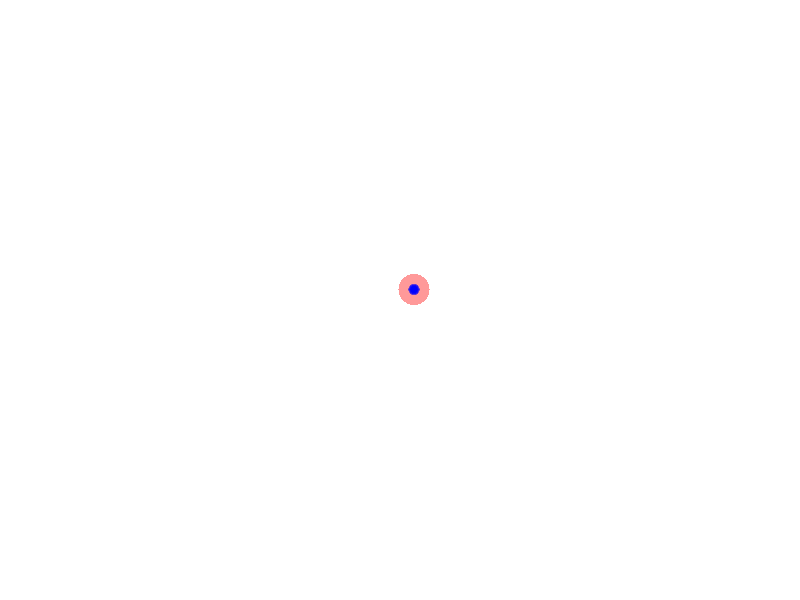

The MATLAB script that drew this image: (Note: this script raises an error after producing the figure.)
clc; close all; clear;

% Spatial Coordinates
Nx = 100;
Ny = 100;

DX = 10e-9;
DY = 10e-9;

X = linspace(-DX/2,DX/2,Nx);
Y = linspace(-DY/2,DY/2,Ny);
grid = meshgrid(X,Y);
Z0 = 1e-9;

% Material Properties
eps0 = 8.85418e-12;
epsr = 80;
sigma = 1;
eps = epsr*eps0;
wp = sigma / eps; % Plasma frequency [rad / s]
taup = 1/wp; % Plasma time constant [s]

% Path properties
f = 1e9;
T = 1/f;
w = 2*pi*f;
A = 2.5e-9;
q = 1;

% Time Vectors
Nt = 200;
t = linspace(0,2*T,Nt);
Pc = ([1;0;0] * A.*sin(w.*t)).';

% Generate a vector of virtual charges length Nvc. The charges should
% decay according to the plasma time constant. The decay per charge is
% determined by the virtual charge time constant.
Nvc = 20;
Ntau = 3;
tauvc = Ntau * taup / Nvc; 

i = (1:1:Nvc);
qvc = exp(-i.*tauvc/taup);
% The vector schould be scaled such that q + sum(qn) = 0
scale = -q / sum(qvc);
qvc = qvc.*scale;

h = figure;
axis tight manual % this ensures that getframe() returns a consistent size
filename = '1GHz.gif';

c1 = 'r';
c2 = 'b';
sz = 500;
alpha = 0.4;

for i = 1:Nt
    
    scatter(Pc(i,1),Pc(i,2),sz*q,c1,'filled','MarkerFaceAlpha',alpha,'MarkerEdgeAlpha',alpha);
    xlim([-DX/2, DX/2]);
    ylim([-DY/2, DY/2]);
    
    hold on
    for n = 1:Nvc
        tvc = t(i) - tauvc*n;
        if tvc < 0
            Pvc = [0,0,0];
        else
            Pvc = interp1(t,Pc,tvc);
        end
        scatter(Pvc(1),Pvc(2),abs(sz*qvc(n)),c2,'filled','MarkerFaceAlpha',alpha,'MarkerEdgeAlpha',alpha);
    end
    hold off
    
    set(gcf, 'color', 'white');
    set(gca,'visible','off')

    drawnow 
    % Capture the plot as an image 
    frame = getframe(h); 
    im = frame2im(frame); 
    [imind,cm] = rgb2ind(im,256); 
    % Write to the GIF File 
    if i == 1 
      imwrite(imind,cm,filename,'gif','DelayTime', 0.05, 'Loopcount',inf); 
    else 
      imwrite(imind,cm,filename,'gif','DelayTime', 0.05, 'WriteMode','append'); 
    end 
end


